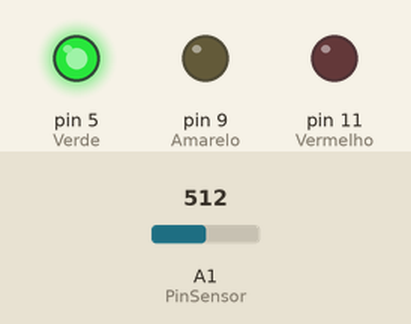
Simulated run of this sketch. Board: Arduino Uno, built with avr-gcc and run on an emulated ATmega328P. Shown: output pins drawn as LEDs (lit = HIGH). Inputs (shaded band) come from the test bench; at power-on: A1 (PinSensor) = 512. What the sketch prints to the serial monitor is not drawn.

Above: at 5.5 s.
At 11.5 s:
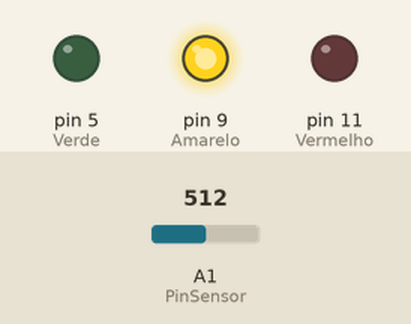
At 15.5 s:
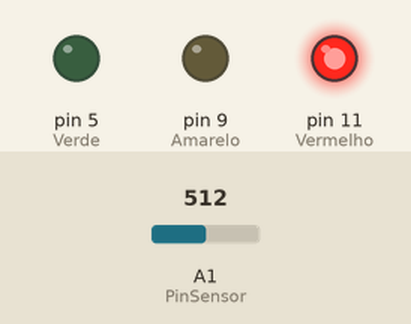
Timing chart, 0 to 24.4 s (numbered marks = the images above):
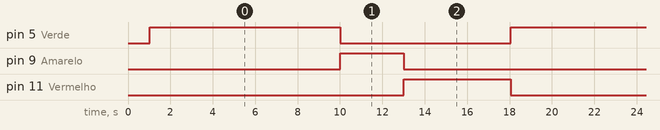

The sketch:

semaforo.ino
```cpp
#include <SoftwareSerial.h>

// Comandos do MP3
#define CMD_PLAY_W_INDEX 0x03
#define CMD_SET_VOLUME   0x06
#define CMD_SEL_DEV      0x09
#define CMD_SINGLE_CYCLE 0x19

#define DEV_TF           0x02
#define SINGLE_CYCLE_ON  0x00
#define SINGLE_CYCLE_OFF 0x01

#define VOLUME_MAXIMO 30   // o YX5300 aceita de 0 a 30

// Arduino RX = 7 (recebe do TX do MP3)
// Arduino TX = 6 (envia para o RX do MP3)
#define ARDUINO_RX 7
#define ARDUINO_TX 6

SoftwareSerial mp3(ARDUINO_RX, ARDUINO_TX);

// LEDs
const int Verde = 5;
const int Amarelo = 9;
const int Vermelho = 11;

// Sensor de som
const int PinSensor = A1;
const int janela = 50;            // ms de amostragem para medir a amplitude
const int faixaMinima = 30;       // faixa mínima entre menor e maior, evita que ruído vire variação grande
const int volumeMinimoSilencio = 8;   // volume mínimo em lugares silenciosos
const int volumeMinimoNormal = 15;    // volume mínimo em lugares com mais barulho
const int limiteSilencio = 15;        // maior amplitude abaixo disso = lugar silencioso
const int limiteBarulho = 60;         // maior amplitude acima disso = lugar barulhento

int amplitude = 0;
int amplitudeMenor = 1023;        // menor som captado no verde atual
int amplitudeMaior = 0;           // maior som captado no verde atual
int volume = 0;
int volumeAnterior = -1;
const unsigned long tempoCalibracao = 2000;  // ms no início do verde só para aprender o ambiente
unsigned long inicioVerde = 0;
int volumePico = 0;               // maior volume atingido no verde atual (fica mantido)
float volumeSuave = 0;            // volume suavizado (evita mudanças bruscas)
const float suavizacao = 0.3;     // 0 a 1: menor = muda mais devagar

// Controle de tempo
unsigned long tempoAnterior = 0;
unsigned long intervaloSensor = 100;

int estadoSemaforo = 0;
unsigned long tempoEstado = 0;


// FUNÇÃO DE COMUNICAÇÃO COM O MP3
void mp3_command(byte command, int16_t dat) {

  byte packet[8] = {
    0x7E,
    0xFF,
    0x06,
    command,
    0x00,
    (byte)(dat >> 8),
    (byte)(dat & 0xFF),
    0xEF
  };

  for (int i = 0; i < 8; i++) {
    mp3.write(packet[i]);
  }
}


// REINICIA O MENOR E O MAIOR SOM (chamado toda vez que vira verde)
void resetarFaixaSom() {
  amplitudeMenor = 1023;
  amplitudeMaior = 0;
  volumeAnterior = -1;   // força reenviar o volume no próximo verde
  volumePico = 0;        // zera o maior volume
  inicioVerde = millis();  // começa a calibração
  volumeSuave = volumeMinimoSilencio;
}


// CONTROLE DOS LEDs
void leds() {

  unsigned long tempoAtual = millis();

  switch (estadoSemaforo) {

    case 0:
      digitalWrite(Verde, HIGH);
      digitalWrite(Amarelo, LOW);
      digitalWrite(Vermelho, LOW);

      if (tempoAtual - tempoEstado >= 10000) {
        estadoSemaforo = 1;
        tempoEstado = tempoAtual;
      }
      break;

    case 1:
      digitalWrite(Verde, LOW);
      digitalWrite(Amarelo, HIGH);
      digitalWrite(Vermelho, LOW);

      if (tempoAtual - tempoEstado >= 3000) {
        estadoSemaforo = 2;
        tempoEstado = tempoAtual;
      }
      break;

    case 2:
      digitalWrite(Verde, LOW);
      digitalWrite(Amarelo, LOW);
      digitalWrite(Vermelho, HIGH);

      if (tempoAtual - tempoEstado >= 5000) {
        estadoSemaforo = 0;
        tempoEstado = tempoAtual;
        resetarFaixaSom();   // voltou ao verde: zera menor/maior som
      }
      break;
  }
}


// MEDE A AMPLITUDE DO SOM (máximo - mínimo na janela)
int medirAmplitude() {

  unsigned long inicio = millis();
  int maximo = 0;
  int minimo = 1023;

  while (millis() - inicio < janela) {
    int leitura = analogRead(PinSensor);
    if (leitura > maximo) maximo = leitura;
    if (leitura < minimo) minimo = leitura;
  }

  return maximo - minimo;
}


// LEITURA DO SENSOR E CONTROLE DO VOLUME (apenas no verde)
void sensor() {

  // Só funciona quando o semáforo está verde
  if (estadoSemaforo != 0) {
    return;
  }

  unsigned long tempoAtual = millis();

  if (tempoAtual - tempoAnterior >= intervaloSensor) {

    amplitude = medirAmplitude();

    // Atualiza o menor e o maior som captados
    if (amplitude < amplitudeMenor) amplitudeMenor = amplitude;
    if (amplitude > amplitudeMaior) amplitudeMaior = amplitude;

    int amplitudeMedia = (amplitudeMaior + amplitudeMenor) / 2;

    // Volume mínimo se adapta ao ambiente: silencioso = 8, barulhento = 15
    int volumeMinimo = map(amplitudeMaior, limiteSilencio, limiteBarulho,
                           volumeMinimoSilencio, volumeMinimoNormal);
    volumeMinimo = constrain(volumeMinimo, volumeMinimoSilencio, volumeMinimoNormal);

    // Faixa captada até agora (com um mínimo para não amplificar ruído)
    int faixa = amplitudeMaior - amplitudeMenor;
    if (faixa < faixaMinima) faixa = faixaMinima;

    // Volume alvo segue a amplitude ATUAL dentro da faixa menor..maior
    int volumeAlvo = volumeMinimo + (long)(amplitude - amplitudeMenor) * (VOLUME_MAXIMO - volumeMinimo) / faixa;
    volumeAlvo = constrain(volumeAlvo, volumeMinimo, VOLUME_MAXIMO);

    // Calibração: no início do verde a faixa ainda é minúscula e qualquer ruído
    // viraria volume alto. Então fica no mínimo enquanto aprende o ambiente.
    if (millis() - inicioVerde < tempoCalibracao) {
      volumeAlvo = volumeMinimo;
    }

    // Suaviza para variar menos
    volumeSuave = volumeSuave + suavizacao * (volumeAlvo - volumeSuave);
    volume = (int)(volumeSuave + 0.5);

    // Mantém o maior volume atingido: o volume não cai abaixo do pico
    if (volume > volumePico) volumePico = volume;
    volume = volumePico;

    volume = constrain(volume, volumeMinimo, VOLUME_MAXIMO);

    // Envia o volume ao MP3 somente quando mudar
    if (volume != volumeAnterior) {
      mp3_command(CMD_SET_VOLUME, volume);
      volumeAnterior = volume;
    }

    Serial.print("Amplitude: ");
    Serial.print(amplitude);

    Serial.print(" | Menor: ");
    Serial.print(amplitudeMenor);

    Serial.print(" | Maior: ");
    Serial.print(amplitudeMaior);

    Serial.print(" | Media: ");
    Serial.print(amplitudeMedia);

    Serial.print(" | Volume: ");
    Serial.println(volume);

    tempoAnterior = millis();
  }
}


void setup() {

  pinMode(Verde, OUTPUT);
  pinMode(Amarelo, OUTPUT);
  pinMode(Vermelho, OUTPUT);

  pinMode(PinSensor, INPUT);

  Serial.begin(9600);

  tempoEstado = millis();
  resetarFaixaSom();

  mp3.begin(9600);
  delay(500);                                  // espera o chip iniciar

  mp3_command(CMD_SEL_DEV, DEV_TF);            // seleciona o cartão microSD
  delay(200);

  mp3_command(CMD_SET_VOLUME, 5);              // volume inicial baixo
  delay(100);

  mp3_command(CMD_PLAY_W_INDEX, 1);            // toca a faixa 0001.mp3
  delay(200);

  mp3_command(CMD_SINGLE_CYCLE, SINGLE_CYCLE_ON);  // repete a faixa em loop
}


void loop() {

  leds();

  sensor();
}
```

Measured:
- by itself, pin 5 (Verde): alternates HIGH for 9.9 s and LOW for 8.1 s
- by itself, pin 9 (Amarelo): alternates HIGH for 3.0 s and LOW for 15.0 s
- by itself, pin 11 (Vermelho): alternates HIGH for 5.1 s and LOW for 12.9 s
